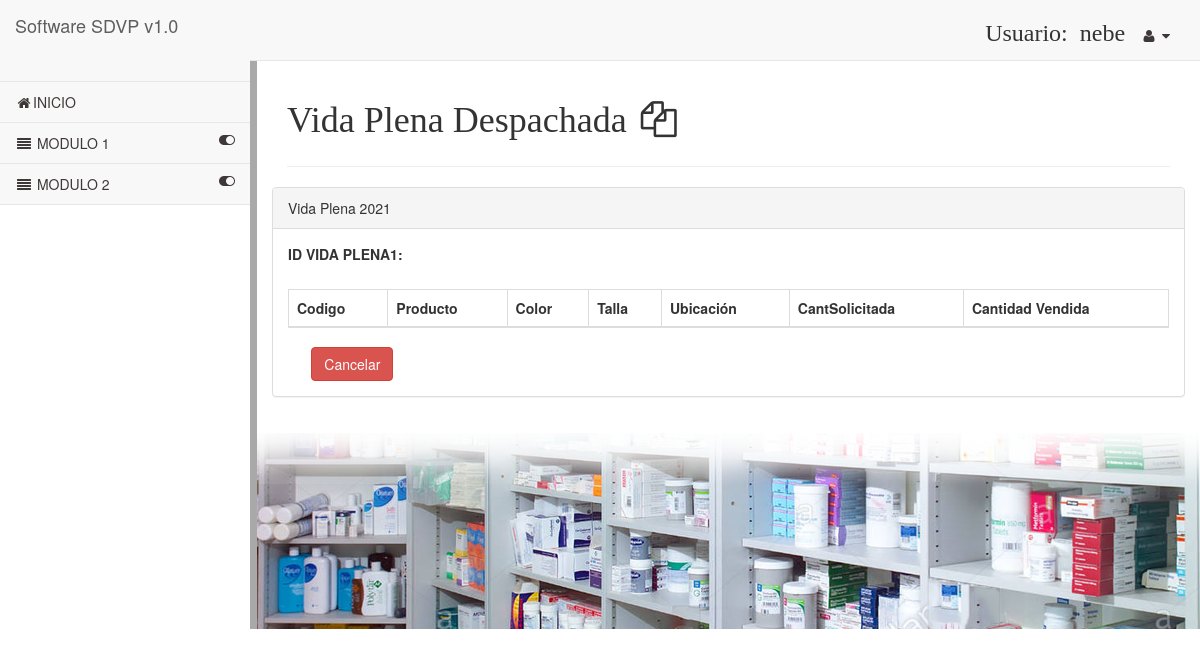
Before: /src1/Web/pages/index.php?modulo=Vidaplena&controlador=vidaplena&funcion=consultarDesp&idp=527986 (signed in) with the older database file.
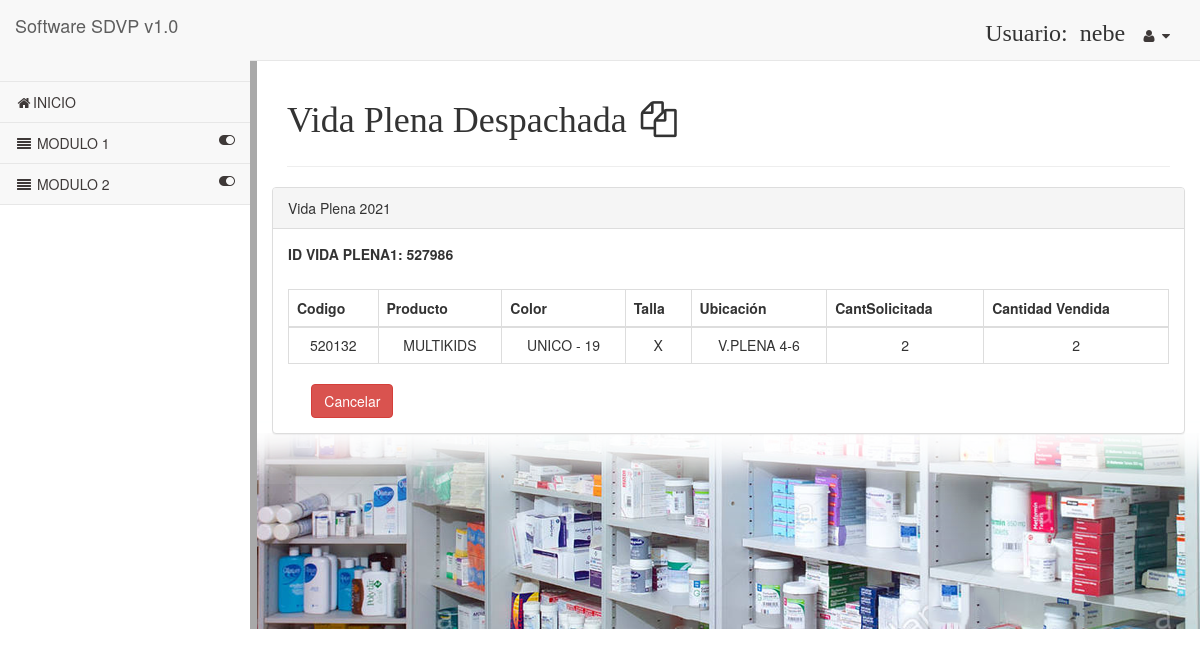
After: the same page with the newer database file.
### tables this page shows
CREATE TABLE `vidaplena` (
  `contador` int(5) NOT NULL,
  `idpedido` int(10) NOT NULL,
  `idlote` int(10) NOT NULL,
  `cedulagere` int(13) NOT NULL,
  `nombregere` varchar(30) NOT NULL,
  `fecha` date NOT NULL,
  `referenc` varchar(10) NOT NULL,
  `color` varchar(12) NOT NULL,
  `talla` varchar(5) NOT NULL,
  `cantsol` int(4) NOT NULL,
  `ubica` varchar(20) NOT NULL,
  `inv` int(5) NOT NULL,
  `cantvend` int(5) NOT NULL,
  `id_estado` int(2) NOT NULL,
  `nompro` varchar(30) NOT NULL,
  `codba` varchar(12) NOT NULL
);

### src1/Controller/Vidaplena/vidaplenaController.php (called while the page is built, shortened)
<?php
class vidaplenaController{
        function consultarDesp(){
            $producto=$_GET['idp'];
            $sql="select * from vidaplena where idpedido=$producto";
            $objUsu= new vidaplenaModel();
            $producto=$objUsu->consultar($sql);
            include_once('../../view/Vidaplena/consultadesp.html.php');
        }
}
?>

### src1/Lib/Config/configuracion.php (called while the page is built)
<?php
	$server="localhost";
	$user="root";
	$password="";
	$database="moda"
?>

### src1/Lib/Config/conexionSqli.php (called while the page is built, shortened)
<?php
	 class Connection
	{
		private $server;
		private $user;
		private $password;
		private $database;
		public $conexion;
		private function setConect()
		{
			require ("configuracion.php");
			$this->server=$server;
			$this->user=$user;
			$this->password=$password;
			$this->database=$database;
		}
		public function Conect()
		{
                    $this->conexion = new mysqli($this->server, $this->user, $this->password, $this->database);
                    if(mysqli_connect_errno()){
                        echo "No se ha podido establecer conexión con el servidor de bases de datos.<br>", mysqli_connect_error();
                        exit();
                    }
                    else
                    {
                        $this->conexion->set_charset("utf8");
                    }
                }
                public function getConect()
                {
                    return $this->conexion;
                }
	}
?>

### src1/Model/MasterModel.php (called while the page is built, shortened)
<?php
include("../../Lib/Config/conexionSqli.php");
class MasterModel extends Connection {
    public function consultar($sql)
    {
        $resultado=mysqli_query($this->getConect(), $sql);
        if ($this->conexion->connect_errno == 0)
        {
            $result=array();
            while ($row=mysqli_fetch_array($resultado))
           {
               $result[]=$row;
            }
            return $result;
        }
        else
        {
         echo mysqli_error();
        }
    }
}

### src1/View/Vidaplena/consultadesp.html.php (the view, shortened to what this page needs)
<div id="page-wrapper">
            <div class="row">
                <div class="col-lg-12">
                    <h1 class="page-header">Vida Plena Despachada&nbsp<i class="fa  fa-copy fa-fw"></i></h1>
                </div>
            </div>
            <div class="row">
               <div class="panel panel-default">
                        <div class="panel-heading">
                             Vida Plena 2021
                        </div>
                        <div class="panel-body">
                            <div class="row">
                                <div class="col-lg-12">
                                    <form role="form" name="idpedido" method="post" action="<?php echo getUrl("Vidaplena","vidaplena","listarIn"); ?>">
                                        <div class="form-group">
                                            <label>ID VIDA PLENA1:</label>
                                            <label><?php foreach($producto as $productos){} echo $productos['idpedido']; ?></label>
                                               <br><br>
                                            <table class="table  table-bordered table-hover" width="500px">
                                              <thead>
                                                <tr>
                                                  <th scope="col">Codigo</th>
                                                  <th scope="col">Producto</th>
                                                  <th scope="col">Color</th>
                                                  <th scope="col">Talla</th>
                                                  <th scope="col">Ubicación</th>
                                                  <th scope="col">CantSolicitada</th>
                                                  <th scope="col">Cantidad Vendida</th>
                                                </tr>
                                              </thead>
                                              <tbody>
                                                <tr>
                                                  <?php
                                                      foreach ($producto as $productos){
                                                   echo '<tr class="gradeA odd" role="row" style="text-align: center;">
                                                <td>'.$productos['referenc'].'</td>
                                                <td>'.$productos['nompro'].'</td>
                                                <td>'.$productos['color'].'</td>
                                                <td>'.$productos['talla'].'</td>
                                                <td>'.$productos['ubica'].'</td>
                                                <td>'.$productos['cantsol'].'</td>
                                                <td>'.$productos['cantvend'].'</td>';
                                                      }
                                                  ?>
                                                </tbody>
                                            </table>
                                          </div>&nbsp; &nbsp; &nbsp;
                                       <button class="btn btn-danger">
                                        Cancelar<a href="<?php echo getUrl("Vidaplena","vidaplena","listarIn"); ?>"></a></button>
                                  </form>
                                </div>
                            </div>
                        </div>
                    </div>
            </div>
</div>

### src1/View/partials/head.php (shortened to what this page needs)
<!DOCTYPE html>
<html lang="en">
<head>
    <link href="../vendor/bootstrap/css/bootstrap.min.css" rel="stylesheet">
    <link href="../vendor/metisMenu/metisMenu.min.css" rel="stylesheet">
    <link href="../dist/css/sb-admin-2.css" rel="stylesheet">
    <link href="../vendor/font-awesome/css/font-awesome.min.css" rel="stylesheet" type="text/css">
    <link href="../vendor/datatables-plugins/dataTables.bootstrap.css" rel="stylesheet" type="text/css">
    <link href="../vendor/datatables-responsive/dataTables.responsive.css" rel="stylesheet" type="text/css">
</head>

### src1/Web/pages/index.php (shortened to what this page needs)
<?php
include_once('../../Lib/helpers.php');
include_once '../../View/partials/head.php';
?>
<body>
    <div id="wrapper">
        <?php
            include_once '../../View/partials/menu_izquierdo.php';
            cargarPrincipal();
    ?>
    </div>
</body>
</html>

### src1/View/partials/menu_izquierdo.php (shortened to what this page needs)
   <nav class="navbar navbar-default navbar-static-top" role="navigation" style="margin-bottom: 0">
            <div class="navbar-header">
                <a class="navbar-brand" href="index.php">Software SDVP v1.0</a>
            </div>
            <ul class="nav navbar-top-links navbar-right">
                <li class="dropdown">
                   <p class="text-info">
 <?php
echo '<h3 align=center>
 Usuario: &nbsp'.$_SESSION["identificacion"].'</h3>';
?>
       </p>
                <li class="dropdown">
                    <a class="dropdown-toggle" data-toggle="dropdown" href="#">
                        <i class="fa fa-user fa-fw"></i> <i class="fa fa-caret-down"></i>
                    </a>
                </li>
            </ul>
            <div class="navbar-default sidebar" role="navigation">
                <div class="sidebar-nav navbar-collapse">
                    <ul class="nav" id="side-menu">
                        <li class="sidebar-search">
                        </li>
                        <li>
                            <a href="index.php"><i class="fa fa-home fa-fw"></i>INICIO </a>
                        </li>
                        <li>
                            <a href="#"><i class="fa fa-align-justify  fa-fw"></i> MODULO 1<span class="fa arrow"></span></a>
                                </li>
                         <li>
                            <a href="#"><i class="fa fa-align-justify  fa-fw"></i> MODULO 2<span class="fa arrow"></span></a>
                                </li>
                    </ul>
                </div>
            </div>
        </nav>

### src1/Lib/helpers.php (shortened to what this page needs)
<?php
function getUrl($modulo,$controlador,$funcion,$parametros=false, $ajax=false)
{
    if($ajax==false)
    {
        $pagina="index";
    }
    else
    {
        $pagina="ajax";
    }
    $url="$pagina.php?modulo=$modulo&controlador=$controlador&funcion=$funcion";
    return $url;
}
function cargarPrincipal()
{
     if(!isset($_GET['modulo']) && !isset($_GET['controlador']) && !isset($_GET['funcion'])){
                    include_once('../../View/partials/dashboard.php');
            }
            else
            {
                $modulo= ucwords($_GET['modulo']);
                $controlador= $_GET['controlador'];
                $funcion= $_GET['funcion'];
                if(is_dir("../../Controller/" . $modulo))
                {
                    if(file_exists("../../Controller/" . $modulo . "/" . $controlador . "Controller.php"))
                    {
                        $objControlador= new $nombreClase();
                        if(method_exists($objControlador,$funcion))
                        {
                            $objControlador->$funcion();
                        }
                        else
                        {
                            echo "La funcion especificada no existe";
                        }
                    }
                    else
                    {
                        echo "El controlador especificado no existe";
                    }
                }
                else
                {
                    echo "El modulo especificado no existe";
                }
            }
}
?>

Changed rows visible on the page:
added vidaplena: idpedido "527986", referenc "520132", nompro "MULTIKIDS", color "UNICO - 19", talla "X", ubica "V.PLENA 4-6", cantsol "2", cantvend "2"
